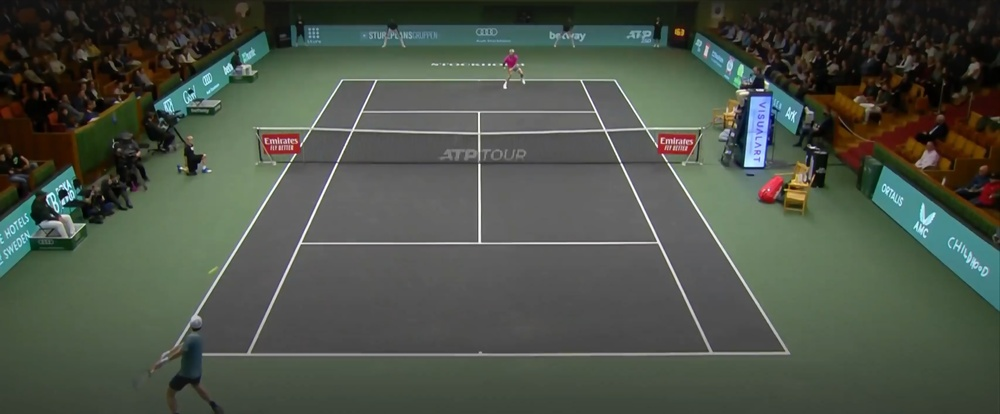
#> input picture image_inputs/img.jpeg, 1000 x 414 px, shrunk from 3414 x 1412 before the run, given in place of test_video.mov, which was not available
$ python tennisBallProcessing.py
#> lines starting #> are read from the running program, lines starting #| are printed output that depends on the picture; after the words box and inside, x2 and y2 are one past the last pixel; in counts of white or black regions, pixels touching at a corner belong together; pictures that were not available may be replaced by others from this repository, and a replacement may not be noted
#> further down, frame is the input picture: shape (414, 1000, 3); mean B, G, R 71.9, 82.5, 75.7
import cv2
import numpy as np
# saketh github practice
def contoursDetection(image):
    # [8 lines of commented-out code are left out]
    blurred = cv2.GaussianBlur(image, (11, 11), 0)
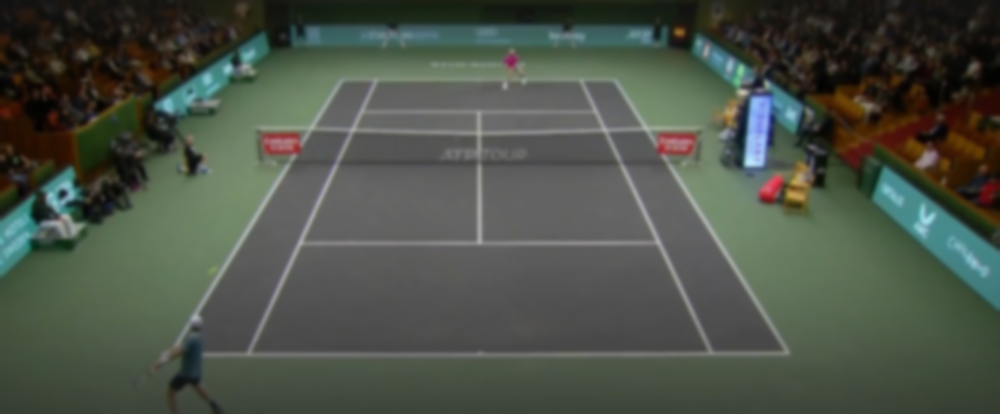
#> blurred: shape (414, 1000, 3); mean B, G, R 71.9, 82.5, 75.7
    # cv2.imshow("Blur Image", blurred)
    # cv2.waitKey(0)

    # Define the lower and upper bounds for the yellow color in HSV
    lower_yellow = np.array([25, 100, 100], dtype="uint8")
    upper_yellow = np.array([30, 255, 255], dtype="uint8")

    # Convert the image to HSV
    hsv = cv2.cvtColor(blurred, cv2.COLOR_BGR2HSV)
#> hsv: shape (414, 1000, 3); mean H, S, V 43.7, 58.9, 85.7
    #cv2.imshow("HSV Image", hsv)
    #cv2.waitKey(0)

    # Create a mask for the yellow color
    yellow_mask = cv2.inRange(hsv, lower_yellow, upper_yellow)
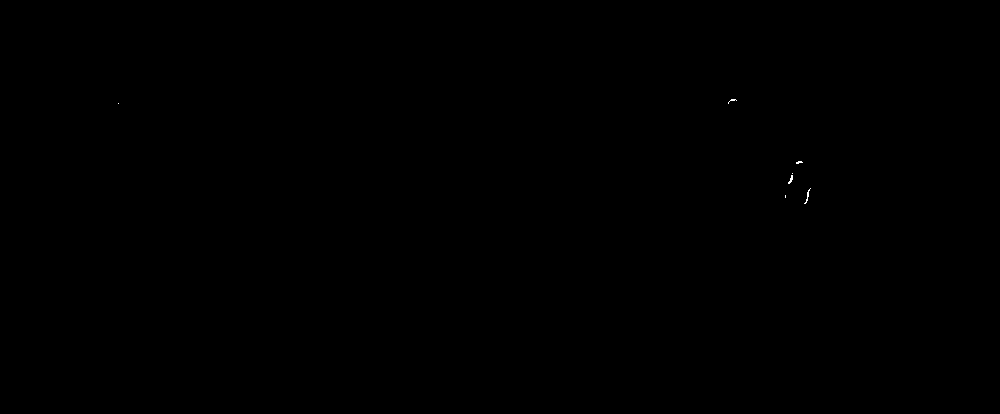
#> yellow_mask: shape (414, 1000); 0.02% white in thin lines or dots, all inside (x1, y1, x2, y2) = (118, 99, 811, 204)
    #cv2.imshow("Yellow Mask Image", yellow_mask)
    #cv2.waitKey(0)


    binary_image = cv2.threshold(yellow_mask, 128, 255, cv2.THRESH_BINARY)[1]
    #cv2.imshow("Binary Image", binary_image)
    #cv2.waitKey(0)


    # Find contours in the yellow mask
    contours, _ = cv2.findContours(binary_image, cv2.RETR_EXTERNAL, cv2.CHAIN_APPROX_SIMPLE)
#> contours = 7 contours, all with area under 20
    cv2.drawContours(image, contours, -1, (0,255,0), 3)
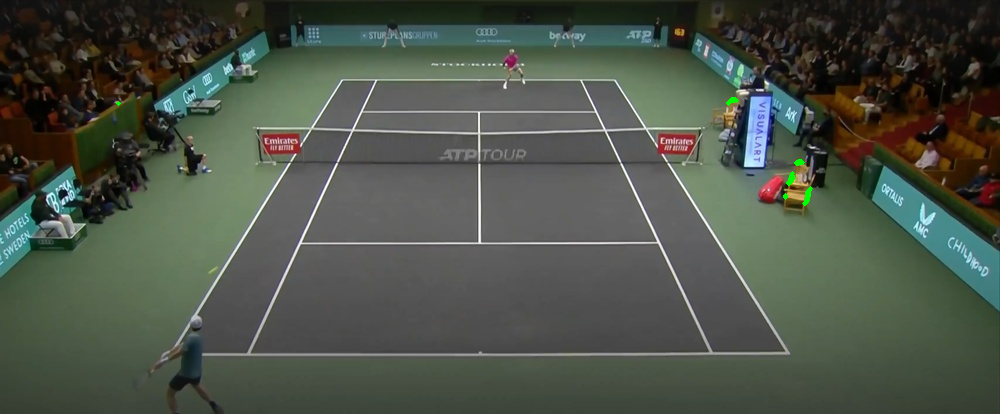
#> image: shape (414, 1000, 3); 0.08% of pixels changed, all inside (x1, y1, x2, y2) = (116, 97, 813, 206)

    # [21 lines of commented-out code are left out]
    cv2.imshow('Tennis Ball Detection', image)
    cv2.waitKey(0)
    cv2.destroyAllWindows()

    return image


tennisVideo = cv2.VideoCapture('test_video.mov')

fps = int(tennisVideo.get(cv2.CAP_PROP_FPS))
width = int(tennisVideo.get(cv2.CAP_PROP_FRAME_WIDTH))
height = int(tennisVideo.get(cv2.CAP_PROP_FRAME_HEIGHT))

fourcc = cv2.VideoWriter_fourcc(*'mp4v')
outputVideo = cv2.VideoWriter('./OutputWimbledonVideo.mp4', fourcc, fps, (width, height), isColor=True)

framesRead = 0
while (framesRead <= 1000):
    print("reading frame - ", framesRead)
    ret, frame = tennisVideo.read()
    if not ret:
        break

    cFrame = contoursDetection(frame)
    outputVideo.write(cFrame)
    framesRead += 1
framesRead = 0

# Release the video ballVideoture
tennisVideo.release()
